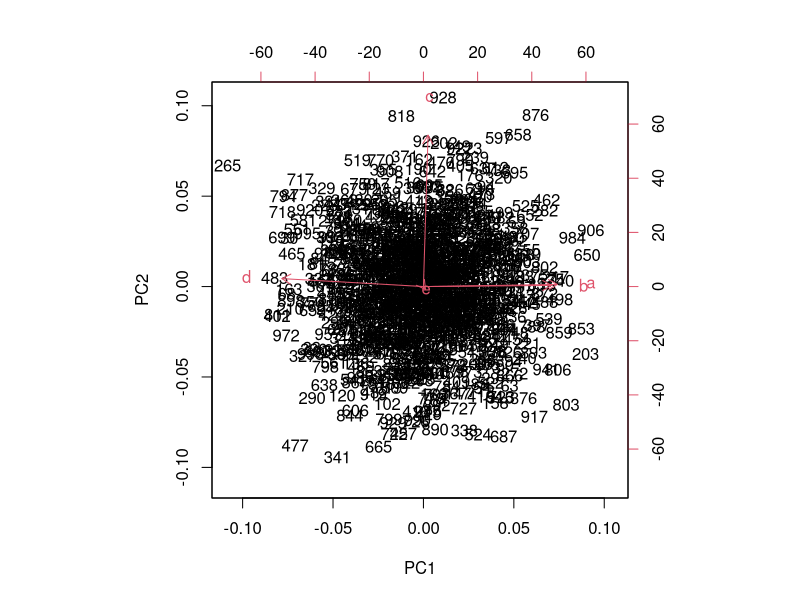
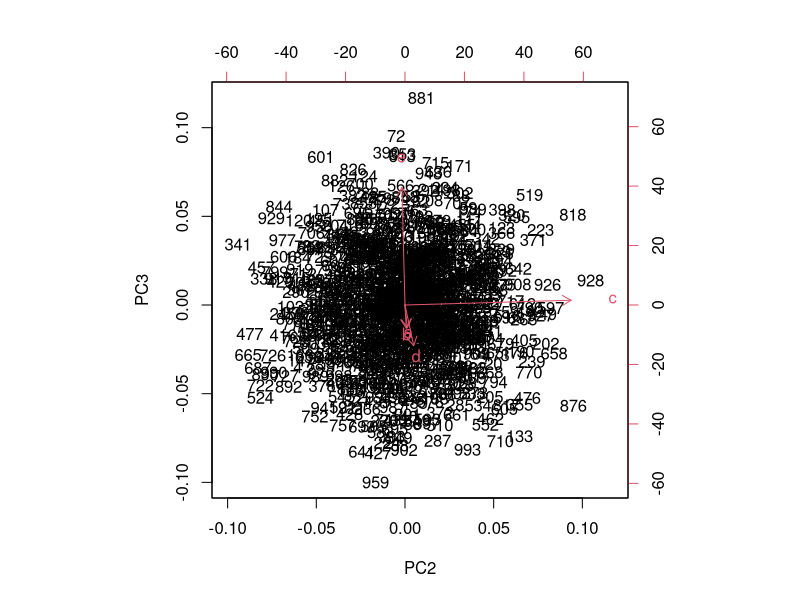
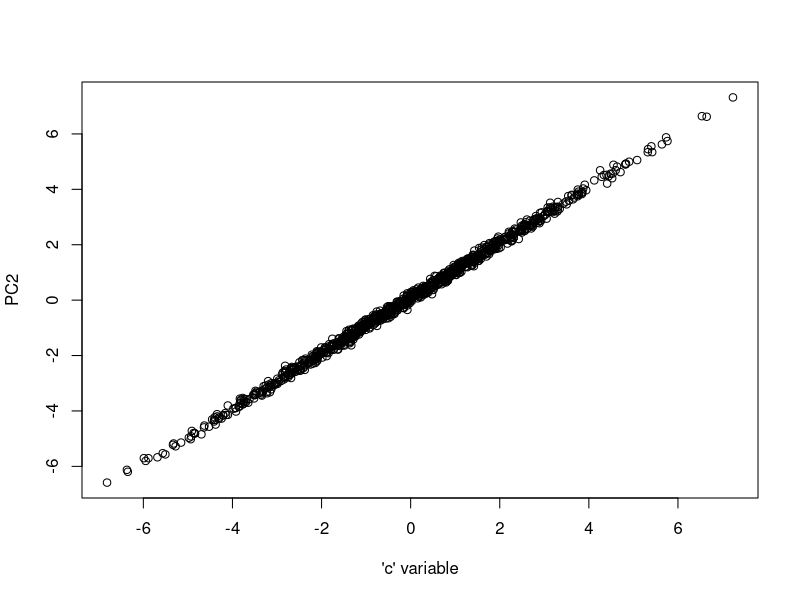
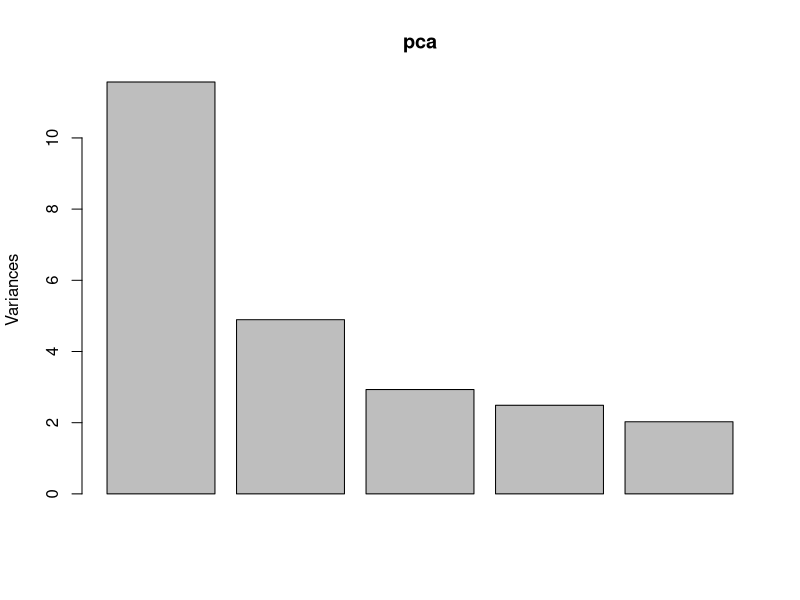

These figures' R source, in order:
library(mvtnorm)
set.seed(123)

# generating a covariance matrix
covariance <- matrix(c(5,3,0,-3,0, 3,5,0,-3,0, 0,0,5,0,0,
    -3,-3,0,6,0, 0,0,0,0,3), nrow=5)
covariance
    # row1 col 2 is 3- variables 1 and 2 have a cov of 3
    # row 1 col 1- variance of variable 1 is 5 (cov with yourself)

data <- rmvnorm(1000, sigma = covariance)
    # note thediff variables need the same variances for pca to work
    # so you must z transform them at this point

colnames(data) <- c("a", "b", "c", "d", "e")
colnames(data)

head(data)

# run pca
pca <- prcomp(data)
biplot(pca)
biplot(pca, choices = 2:3)
pca # the loadings, i.e. the correlations between the pc axis and the variable
    # pc1 is correlated with a and b and negatively with d
        # can see this on arrow directions on main biplot ^

plot(pca$x[,2] ~ data[,3], xlab="'c' variable", ylab="PC2")

summary(pca) # sds of each axis, i.e. how important is each axis
    # want a high sd as means axis explains a lot of variance in data

# how many axes should we include? Hard to answer w PCA- do a scree plot
plot(pca)
    # find inflection point in sds- when it bends
    # take the straight line plus the next one- here, take pca1-3 (?)

pca <- prcomp(data, scale = TRUE)
pca